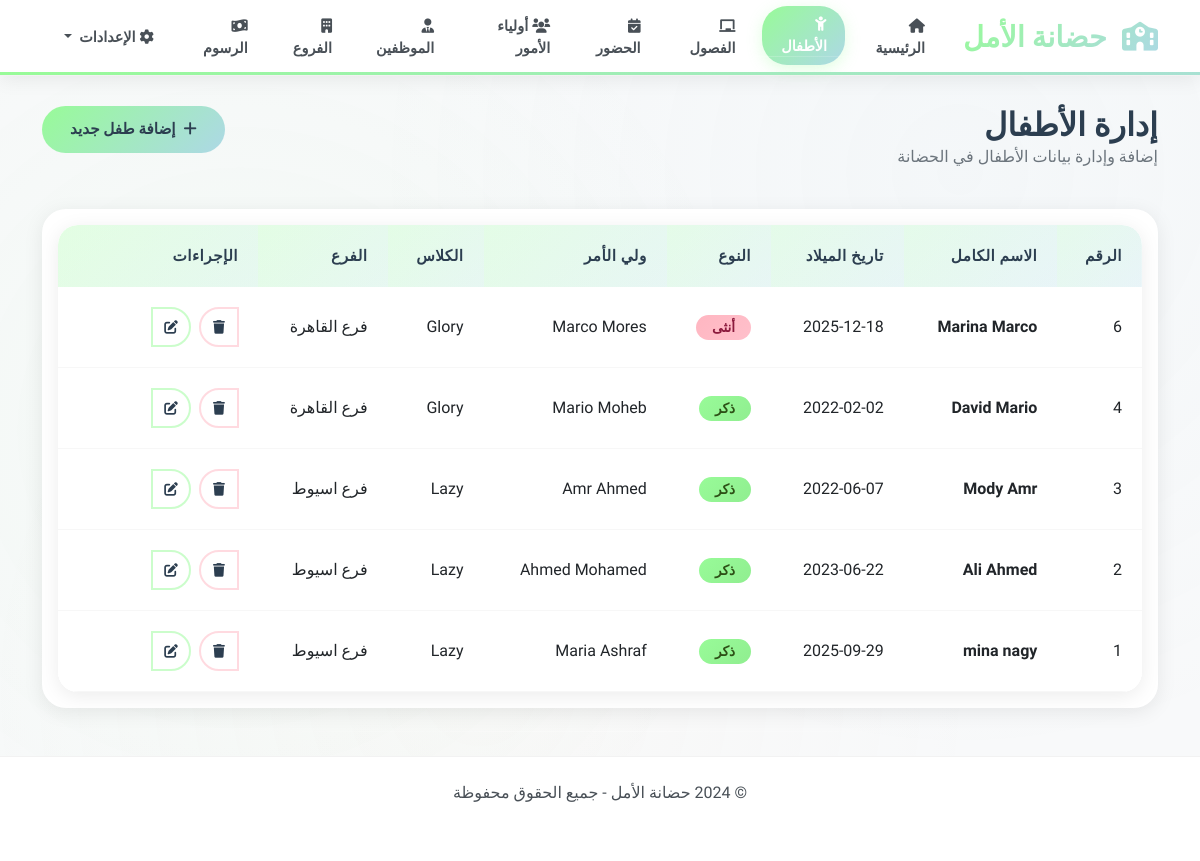
Page /children on the committed database.
### tables this page shows
CREATE TABLE Child (
            child_id INTEGER PRIMARY KEY AUTOINCREMENT,
            first_name TEXT NOT NULL,
            last_name TEXT NOT NULL,
            date_of_birth DATE,
            gender TEXT CHECK(gender IN ('Male', 'Female')),
            parent_id INTEGER,
            class_id INTEGER,
            medical_info TEXT,
            enrollment_date DATE DEFAULT CURRENT_DATE,
            is_active BOOLEAN DEFAULT 1,
            created_at TIMESTAMP DEFAULT CURRENT_TIMESTAMP,
            FOREIGN KEY (parent_id) REFERENCES Parent(parent_id) ON DELETE CASCADE,
            FOREIGN KEY (class_id) REFERENCES Class(class_id) ON DELETE SET NULL
        );

### routers/routerschild.py (the view)
@child_bp.route('/children')
def show_children():
    conn = get_conn()
    cur = conn.cursor()
    try:
        cur.execute('''
            SELECT c.*,
                   CASE WHEN p.first_name IS NOT NULL
                        THEN p.first_name || " " || p.last_name
                        ELSE 'غير محدد'
                   END as parent_name,
                   CASE WHEN cl.name IS NOT NULL
                        THEN cl.name
                        ELSE 'غير محدد'
                   END as class_name,
                   CASE WHEN b.name IS NOT NULL
                        THEN b.name
                        ELSE 'غير محدد'
                   END as branch_name
            FROM Child c
            LEFT JOIN Parent p ON c.parent_id = p.parent_id
            LEFT JOIN Class cl ON c.class_id = cl.class_id
            LEFT JOIN Branch b ON cl.branch_id = b.branch_id
            WHERE c.is_active = 1
            ORDER BY c.created_at DESC
        ''')
        children = cur.fetchall()
        cur.execute('SELECT parent_id, first_name || " " || last_name as name FROM Parent ORDER BY first_name')
        parents = cur.fetchall()
        cur.execute('''
            SELECT cl.class_id, cl.name, b.name as branch_name
            FROM Class cl
            LEFT JOIN Branch b ON cl.branch_id = b.branch_id
            ORDER BY cl.name
        ''')
        classes = cur.fetchall()
    except Exception as e:
        print(f"خطأ في قاعدة البيانات: {e}")
        flash(f'خطأ في جلب البيانات: {str(e)}', 'error')
        children = []
        parents = []
        classes = []
    finally:
        conn.close()
    return render_template('child.html', children=children, parents=parents, classes=classes)

### db.py (called while the page is built)
def get_conn():
    conn = sqlite3.connect(DB_PATH)
    conn.row_factory = sqlite3.Row  # access columns by name in templates
    conn.execute('PRAGMA foreign_keys = ON')
    return conn

### Templates/child.html (shortened to what this page needs)
{% extends 'base.html' %}
{% block content %}
<div class="row mb-4">
    <div class="col-md-8">
        <h1 class="h2 mb-0">إدارة الأطفال</h1>
        <p class="text-muted">إضافة وإدارة بيانات الأطفال في الحضانة</p>
    </div>
    <div class="col-md-4 text-end">
        <button type="button" class="btn btn-primary" data-bs-toggle="modal" data-bs-target="#addChildModal">
            <i class="fas fa-plus me-2"></i>إضافة طفل جديد
        </button>
    </div>
</div>
<div class="card">
    <div class="card-body">
        {% if children %}
        <div class="table-responsive">
            <table class="table table-hover">
                <thead class="table-light">
                    <tr>
                        <th>الرقم</th>
                        <th>الاسم الكامل</th>
                        <th>تاريخ الميلاد</th>
                        <th>النوع</th>
                        <th>ولي الأمر</th>
                        <th>الكلاس</th>
                        <th>الفرع</th>
                        <th width="200">الإجراءات</th>
                    </tr>
                </thead>
                <tbody>
                    {% for child in children %}
                    <tr>
                        <td>{{ child.child_id }}</td>
                        <td>
                            <strong>{{ child.first_name }} {{ child.last_name }}</strong>
                        </td>
                        <td>{{ child.date_of_birth or 'غير محدد' }}</td>
                        <td>
                            {% if child.gender == 'Male' %}
                                <span class="badge bg-primary">ذكر</span>
                            {% else %}
                                <span class="badge bg-danger">أنثى</span>
                            {% endif %}
                        </td>
                        <td>{{ child.parent_name }}</td>
                        <td>{{ child.class_name }}</td>
                        <td>{{ child.branch_name }}</td>
                        <td>
                            <div class="btn-group" role="group">
                                <button type="button" class="btn btn-sm btn-outline-primary"
                                        data-bs-toggle="modal"
                                        data-bs-target="#editChildModal{{ child.child_id }}">
                                    <i class="fas fa-edit"></i>
                                </button>
                                <button type="button" class="btn btn-sm btn-outline-danger"
                                        data-bs-toggle="modal"
                                        data-bs-target="#deleteChildModal{{ child.child_id }}">
                                    <i class="fas fa-trash"></i>
                                </button>
                            </div>
                        </td>
                    </tr>
                    {% endfor %}
                </tbody>
            </table>
        </div>
        {% else %}
        <div class="text-center py-5">
            <i class="fas fa-child fa-3x text-muted mb-3"></i>
            <h5 class="text-muted">لا يوجد أطفال مضافين بعد</h5>
            <p class="text-muted">ابدأ بإضافة أول طفل في الحضانة</p>
        </div>
        {% endif %}
    </div>
</div>
{% endblock %}
{% block head_extra %}
<link href="https://cdnjs.cloudflare.com/ajax/libs/font-awesome/6.0.0/css/all.min.css" rel="stylesheet">
{% endblock %}

### static/css/style.css (style rules this page uses)
:root { --mint-green: #98fb98; --baby-blue: #add8e6; --soft-yellow: #ffe4c4; --coral: #ffb6c1; --light-grey: #f8f9fa; --white: #ffffff; --text-dark: #2c3e50; --text-muted: #6c757d; }
body { font-family: 'Tajawal', 'Segoe UI', Tahoma, Geneva, Verdana, sans-serif; background: var(--light-grey); min-height: 100vh; color: var(--text-dark); }
.card { border: none; border-radius: 24px; box-shadow: 0 4px 20px rgba(0,0,0,0.08); transition: all 0.3s cubic-bezier(0.4, 0, 0.2, 1); background: var(--white); position: relative; overflow: hidden; }
.btn { border-radius: 50px; font-weight: 600; padding: 12px 28px; transition: all 0.3s ease; border: none; position: relative; overflow: hidden; font-size: 0.95rem; }
.btn::before { content: ''; position: absolute; top: 50%; left: 50%; width: 0; height: 0; background: rgba(255, 255, 255, 0.3); border-radius: 50%; transform: translate(-50%, -50%); transition: width 0.6s ease, height 0.6s ease; }
.btn-primary { background: linear-gradient(135deg, #98fb98, #add8e6); color: var(--text-dark); }
.btn-outline-primary { border: 2px solid rgba(152, 251, 152, 0.5); color: var(--text-dark); background: transparent; border-radius: 50px; }
.btn-outline-danger { border: 2px solid rgba(255, 182, 193, 0.5); color: var(--text-dark); background: transparent; border-radius: 50px; }
.btn-sm { padding: 8px 16px; font-size: 0.85rem; border-radius: 50px; }
.btn-group .btn-sm { width: 40px; height: 40px; padding: 0; display: flex; align-items: center; justify-content: center; border-radius: 50%; margin: 0 4px; transition: all 0.3s ease; }
.table-responsive { border-radius: 20px; overflow: hidden; box-shadow: 0 4px 20px rgba(0,0,0,0.08); background: var(--white); }
.table { background: var(--white); border-radius: 20px; overflow: hidden; margin-bottom: 0; border-collapse: separate; border-spacing: 0; }
.table thead th { background: linear-gradient(135deg, rgba(152, 251, 152, 0.15), rgba(173, 216, 230, 0.15)); color: var(--text-dark); font-weight: 700; border: none; padding: 1.25rem; font-size: 0.95rem; text-transform: uppercase; letter-spacing: 0.5px; }
.table tbody tr { transition: all 0.3s ease; border-bottom: 1px solid rgba(0,0,0,0.03); }
.table tbody tr:nth-child(even) { background: rgba(152, 251, 152, 0.02); }
.table tbody tr:nth-child(odd) { background: var(--white); }
.table td { padding: 1.25rem; vertical-align: middle; border: none; border-bottom: 1px solid rgba(0,0,0,0.03); }
.badge { border-radius: 50px; padding: 6px 16px; font-weight: 600; font-size: 0.85rem; text-transform: none; letter-spacing: 0; }
.badge.bg-success, .badge.bg-primary { background: linear-gradient(135deg, #98fb98, #90ee90) !important; color: #2d5016 !important; }
.badge.bg-danger { background: linear-gradient(135deg, #ffb6c1, #ffc0cb) !important; color: #8b1a3d !important; }
.table-light { background: linear-gradient(135deg, rgba(152, 251, 152, 0.15), rgba(173, 216, 230, 0.15)) !important; }
h1.h2, h2 { color: var(--text-dark); font-weight: 800; margin-bottom: 0.5rem; }
.text-muted { color: var(--text-muted) !important; }

### Templates/base.html (style rules this page uses)
:root { --mint-green: #98fb98; --baby-blue: #add8e6; --soft-yellow: #ffe4c4; --coral: #ffb6c1; --light-grey: #f8f9fa; --white: #ffffff; }
body { font-family: 'Tajawal', 'Segoe UI', Tahoma, Geneva, Verdana, sans-serif; background: #f8f9fa; min-height: 100vh; position: relative; }
body::before { content: ''; position: fixed; top: 0; left: 0; width: 100%; height: 100%; background-image: radial-gradient(circle at 20% 50%, rgba(152, 251, 152, 0.05) 0%, transparent 50%), radial-gradient(circle at 80% 20%, rgba(173, 216, 230, 0.05) 0%, transparent 50%), radial-gradient(circle at 40% 80%, rgba(255, 228, 196, 0.05) 0%, transparent 50%); pointer-events: none; z-index: -1; }
.btn-group { direction: ltr; }
.card { transition: all 0.4s cubic-bezier(0.25, 0.46, 0.45, 0.94); }

### rows in the picture
Child: child_id "6", first_name "Marina", last_name "Marco", date_of_birth "2025-12-18", gender "أنثى", parent_name "Marco Mores", class_name "Glory", branch_name "فرع القاهرة"
Child: child_id "4", first_name "David", last_name "Mario", date_of_birth "2022-02-02", gender "ذكر", parent_name "Mario Moheb", class_name "Glory", branch_name "فرع القاهرة"
Child: child_id "3", first_name "Mody", last_name "Amr", date_of_birth "2022-06-07", gender "ذكر", parent_name "Amr Ahmed", class_name "Lazy", branch_name "فرع اسيوط"
Child: child_id "2", first_name "Ali", last_name "Ahmed", date_of_birth "2023-06-22", gender "ذكر", parent_name "Ahmed Mohamed", class_name "Lazy", branch_name "فرع اسيوط"
Child: child_id "1", first_name "mina", last_name "nagy", date_of_birth "2025-09-29", gender "ذكر", parent_name "Maria Ashraf", class_name "Lazy", branch_name "فرع اسيوط"
